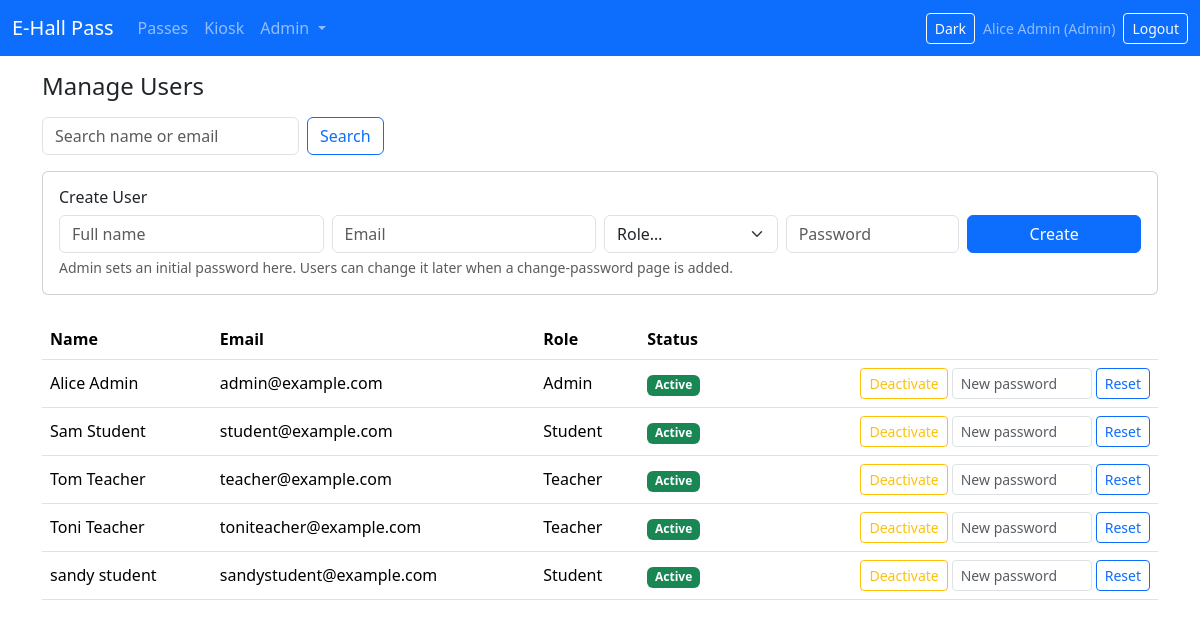
Page /admin/users (signed in) on the committed database.
### app/models/core.py (models this page shows, shortened)
class User(UserMixin, db.Model):
    __tablename__ = "users"
    id: Mapped[int] = mapped_column(Integer, primary_key=True)
    email: Mapped[str] = mapped_column(String(255), unique=True, nullable=False, index=True)
    full_name: Mapped[str] = mapped_column(String(255), nullable=False)
    password_hash: Mapped[str] = mapped_column(String(255), nullable=True)  # nullable for SSO-only accounts
    is_active_flag: Mapped[int] = mapped_column(Integer, default=1, nullable=False)
    role_id: Mapped[int] = mapped_column(ForeignKey("roles.id"), nullable=False)
    role: Mapped["Role"] = relationship("Role", back_populates="users")
    @property
    def is_active(self):  # type: ignore[override]
        return bool(self.is_active_flag)

class Role(db.Model):
    __tablename__ = "roles"
    id: Mapped[int] = mapped_column(Integer, primary_key=True)
    name: Mapped[str] = mapped_column(String(50), unique=True, nullable=False)  # Admin, Teacher, Student
    users: Mapped[list["User"]] = relationship("User", back_populates="role")

### app/routes/admin.py (the view)
@bp.route("/users")
@login_required
def users():
    redir = require_admin()
    if redir:
        return redir
    q = request.args.get("q", "").strip()
    query = User.query
    if q:
        query = query.filter(User.full_name.ilike(f"%{q}%") | User.email.ilike(f"%{q}%"))
    users = query.order_by(User.full_name).limit(200).all()
    roles = Role.query.order_by(Role.name).all()
    return render_template("admin/users.html", users=users, roles=roles, q=q)

### app/models/core.py (called while the page is built)
@login_manager.user_loader
def load_user(user_id: str) -> Optional["User"]:
    return db.session.get(User, int(user_id))

### app/routes/admin.py (called while the page is built)
def require_admin():
    if current_user.role.name != "Admin":
        flash("Admin access required.", "danger")
        return redirect(url_for("main.dashboard"))
    return None

### app/templates/admin/users.html (shortened to what this page needs)
{% extends "_base.html" %}
{% block content %}
<h4 class="mb-3">Manage Users</h4>
<form class="row g-2 mb-3" method="get">
  <div class="col-auto">
    <input class="form-control" type="text" name="q" value="{{ q }}" placeholder="Search name or email">
  </div>
  <div class="col-auto">
    <button class="btn btn-outline-primary" type="submit">Search</button>
  </div>
</form>
<div class="card mb-4">
  <div class="card-body">
    <h6 class="card-title">Create User</h6>
    <form class="row g-2" method="post" action="{{ url_for('admin.users_create') }}">
      <div class="col-md-3">
        <input name="full_name" class="form-control" placeholder="Full name" required>
      </div>
      <div class="col-md-3">
        <input name="email" type="email" class="form-control" placeholder="Email" required>
      </div>
      <div class="col-md-2">
        <select name="role_id" class="form-select" required>
          <option value="">Role…</option>
        </select>
      </div>
      <div class="col-md-2">
        <input name="password" type="password" class="form-control" placeholder="Password" required>
      </div>
      <div class="col-md-2">
        <button class="btn btn-primary w-100" type="submit">Create</button>
      </div>
    </form>
    <div class="form-text">Admin sets an initial password here. Users can change it later when a change-password page is added.</div>
  </div>
</div>
<div class="table-responsive">
  <table class="table align-middle">
    <thead>
      <tr>
        <th>Name</th><th>Email</th><th>Role</th><th>Status</th><th></th>
      </tr>
    </thead>
    <tbody>
      {% for u in users %}
      <tr>
        <td>{{ u.full_name }}</td>
        <td>{{ u.email }}</td>
        <td>{{ u.role.name }}</td>
        <td>
          {% if u.is_active %}<span class="badge text-bg-success">Active</span>
          {% else %}<span class="badge text-bg-secondary">Inactive</span>{% endif %}
        </td>
        <td class="text-end">
          <div class="d-inline-flex gap-1">
            <form method="post" action="{{ url_for('admin.users_toggle', user_id=u.id) }}">
              <button class="btn btn-sm {% if u.is_active %}btn-outline-warning{% else %}btn-outline-success{% endif %}" type="submit">
                {% if u.is_active %}Deactivate{% else %}Activate{% endif %}
              </button>
            </form>
            <form class="d-inline-flex gap-1" method="post" action="{{ url_for('admin.users_reset_password', user_id=u.id) }}">
              <input name="new_password" type="password" class="form-control form-control-sm" placeholder="New password" required style="width: 140px;">
              <button class="btn btn-sm btn-outline-primary" type="submit">Reset</button>
            </form>
          </div>
        </td>
      </tr>
      {% endfor %}
    </tbody>
  </table>
</div>
{% endblock %}

### app/templates/_base.html (shortened to what this page needs)
<!doctype html>
<html lang="en" data-bs-theme="light">
<head>
  <link href="https://cdn.jsdelivr.net/npm/bootstrap@5.3.3/dist/css/bootstrap.min.css" rel="stylesheet">
  <link href="{{ url_for('static', filename='css/styles.css') }}" rel="stylesheet">
</head>
<body>
<nav class="navbar navbar-expand-lg navbar-dark bg-primary mb-3">
  <div class="container-fluid">
    <a class="navbar-brand" href="{{ url_for('main.dashboard') }}">E-Hall Pass</a>
    <div id="navbarsExample" class="collapse navbar-collapse">
      <ul class="navbar-nav me-auto mb-2 mb-lg-0">
        {% if current_user.is_authenticated %}
          <li class="nav-item"><a class="nav-link" href="{{ url_for('passes.index') }}">Passes</a></li>
          <li class="nav-item"><a class="nav-link" href="{{ url_for('kiosk.view') }}" target="_blank">Kiosk</a></li>
          {% if current_user.role.name == 'Admin' %}
            <li class="nav-item dropdown">
              <a class="nav-link dropdown-toggle" href="#" id="adminDropdown" role="button" data-bs-toggle="dropdown" aria-expanded="false">
                Admin
              </a>
            </li>
          {% endif %}
        {% endif %}
      </ul>
      <div class="d-flex align-items-center gap-2">
        <button id="darkToggle" class="btn btn-outline-light btn-sm">Dark</button>
        {% if current_user.is_authenticated %}
          <span class="navbar-text small">{{ current_user.full_name }} ({{ current_user.role.name }})</span>
          <a class="btn btn-outline-light btn-sm" href="{{ url_for('auth.logout') }}">Logout</a>
        {% else %}
          <a class="btn btn-outline-light btn-sm" href="{{ url_for('auth.login') }}">Login</a>
        {% endif %}
      </div>
    </div>
  </div>
</nav>
<main class="container">
  {% block content %}{% endblock %}
</main>
</body>
</html>

### app/static/css/styles.css (style rules this page uses)
:root { --blink-red: #dc3545; }
table td .btn { white-space: nowrap; }

### rows in the picture
User: full_name "Alice Admin", email "admin@example.com", role.name "Admin", is_active_flag "Active"
Role: role.name "Admin"
User: full_name "Sam Student", email "student@example.com", role.name "Student", is_active_flag "Active"
User: full_name "Tom Teacher", email "teacher@example.com", role.name "Teacher", is_active_flag "Active"
User: full_name "Toni Teacher", email "toniteacher@example.com", role.name "Teacher", is_active_flag "Active"
User: full_name "sandy student", email "sandystudent@example.com", role.name "Student", is_active_flag "Active"
